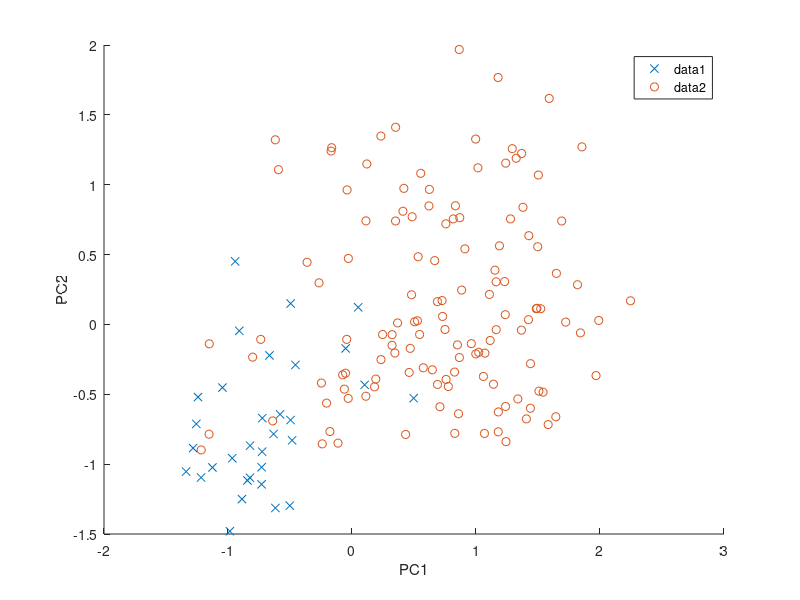

Write the MATLAB code that produced this figure.
load('./data/ocr_data.mat');

%Select all rows in letters containing x
X = trainset.letter(testset.letter(:,1) == 24,:);
%Select all rows in letters containing x
Y = trainset.letter(testset.letter(:,1) == 25,:);

[xrow,xcol] = find(testset.letter(:,1) == 24);
[yrow,ycol] = find(testset.letter(:,1) == 25);

[xpixels] = testset.pixels(xrow,:);
[ypixels] = testset.pixels(yrow,:);

[coeff,score,latent] = pca(testset.pixels);
xscore = score(xrow,:);
yscore = score(yrow,:);

figure;
hold on;
scatter(xscore(:,1).*(-1),xscore(:,2),'x');
scatter(yscore(:,1).*(-1),yscore(:,2),'o');
hold off;
xlabel('PC1');
ylabel('PC2');
legend('boxon');

